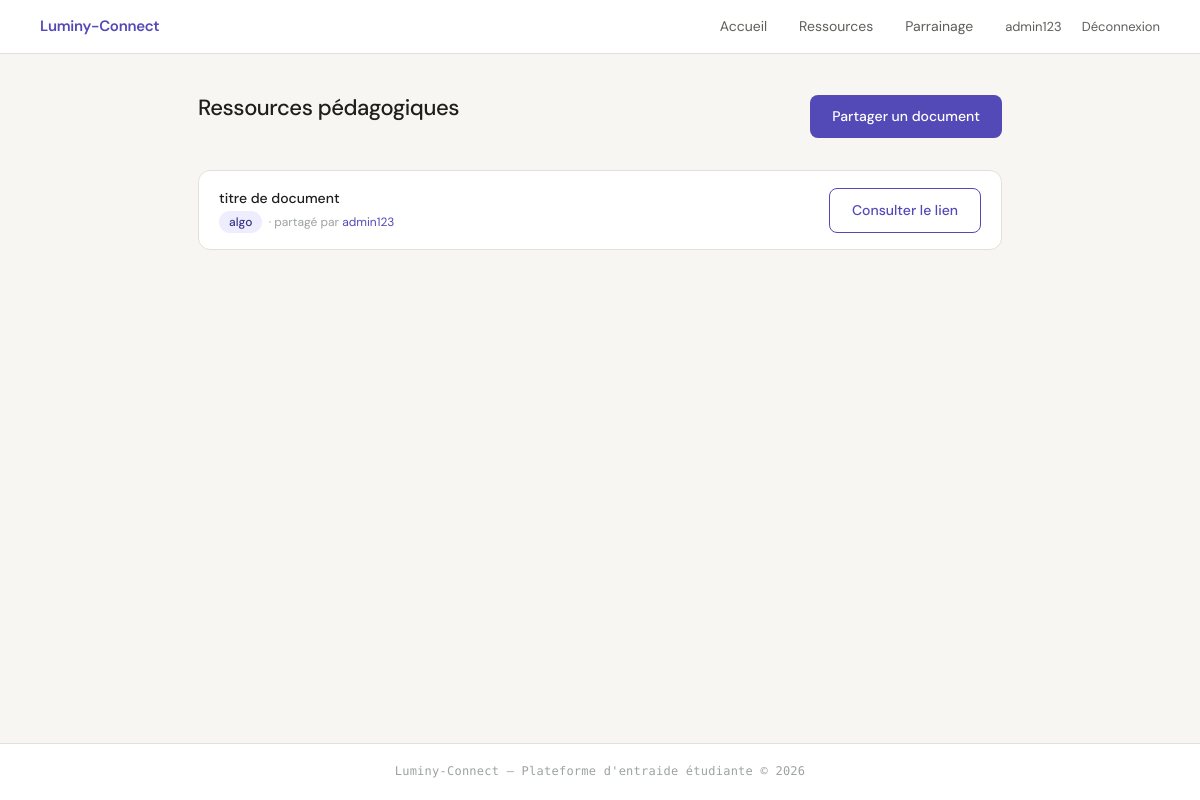
The app's page /ressources (signed in), older data.
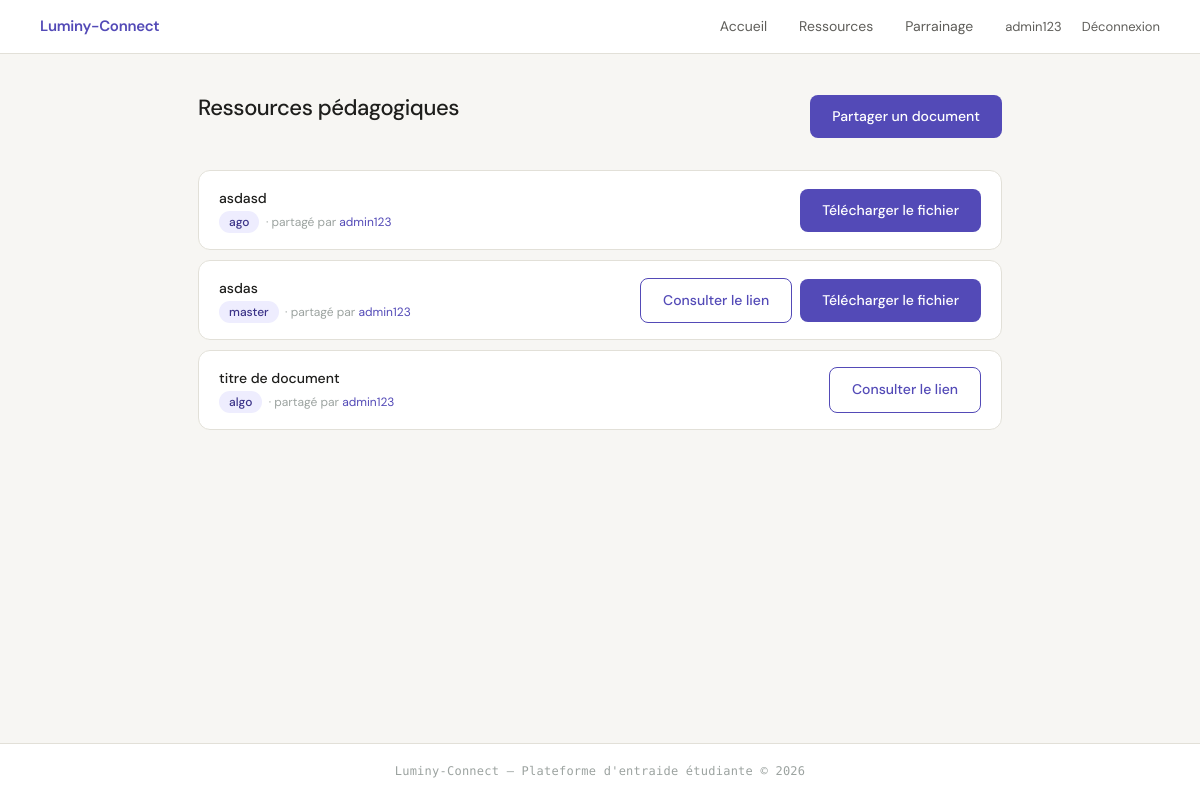
The same page, newer data.
### tables this page shows
CREATE TABLE utilisateur (
            id INTEGER PRIMARY KEY AUTOINCREMENT,
            nom_utilisateur TEXT UNIQUE NOT NULL,
            mot_de_passe TEXT NOT NULL,
            est_parrain INTEGER NOT NULL
        );

CREATE TABLE ressource (
            id INTEGER PRIMARY KEY AUTOINCREMENT,
            auteur_id INTEGER NOT NULL,
            matiere TEXT NOT NULL,
            titre TEXT NOT NULL,
            lien_url TEXT NOT NULL, fichier_stocke TEXT, fichier_nom_original TEXT, fichier_donnees BLOB,
            FOREIGN KEY (auteur_id) REFERENCES utilisateur(id)
        );

### app.py (the view)
@app.route('/ressources')
@login_required
def ressources():
    return render_template('ressources.html', ressources=obtenir_ressources())

### data_model.py (called while the page is built)
def login_required(f):
    @wraps(f)
    def decorated_function(*args, **kwargs):
        if "user_id" not in session:
            return redirect(url_for('connexion'))
        return f(*args, **kwargs)
    return decorated_function

def db_fetch(query, args=(), fetch_all=False, db_name=DBFILENAME):
    with sqlite3.connect(db_name) as conn:
        conn.row_factory = sqlite3.Row
        cur = conn.execute(query, args)
        if fetch_all:
            res = cur.fetchall()
            return [dict(e) for e in res] if res else []
        else:
            res = cur.fetchone()
            return dict(res) if res else None

def obtenir_ressources():
    query = """
        SELECT ressource.id, ressource.matiere, ressource.titre, ressource.lien_url,
               (ressource.fichier_donnees IS NOT NULL) AS has_fichier,
               ressource.auteur_id, utilisateur.nom_utilisateur AS auteur
        FROM ressource
        JOIN utilisateur ON ressource.auteur_id = utilisateur.id
        ORDER BY ressource.id DESC
    """
    return db_fetch(query, fetch_all=True)

### templates/ressources.html
{% include 'en_tete.html' %}
<main>
  <div class="entete-page">
    <h1>Ressources pédagogiques</h1>
    <a href="/ajouter-ressource" class="btn btn-primary">Partager un document</a>
  </div>
  {% for r in ressources %}
  <div class="carte-ressource">
    <div>
      <div class="titre">{{ r.titre }}</div>
      <div class="meta">
        <span class="matiere">{{ r.matiere }}</span>
        &nbsp;· partagé par <a href="/utilisateur/{{ r.auteur_id }}">{{ r.auteur }}</a>
      </div>
    </div>
    <div class="carte-ressource-actions">
      {% if r.lien_url %}
      <a href="{{ r.lien_url }}" target="_blank" rel="noopener noreferrer" class="btn btn-outline">Consulter le lien</a>
      {% endif %}
      {% if r.has_fichier %}
      <a href="{{ url_for('telecharger_ressource', ressource_id=r.id) }}" class="btn btn-primary">Télécharger le fichier</a>
      {% endif %}
    </div>
  </div>
  {% else %}
  <p class="vide">Aucune ressource partagée. Soyez le premier !</p>
  {% endfor %}
</main>
{% include 'pied_de_page.html' %}

### templates/en_tete.html (shortened to what this page needs)
<!DOCTYPE html>
<html lang="fr">
<head>
  <link rel="stylesheet" href="{{ url_for('static', filename='style.css') }}">
</head>
<body>
<nav>
  <a href="/" class="brand">Luminy-Connect</a>
  {% if session.get('user_id') %}
    <a href="/">Accueil</a>
    <a href="/ressources">Ressources</a>
    <a href="/mon-parrainage">Parrainage</a>
    <span class="nav-user">
      <a href="/profil">{{ session.get('nom') }}</a>
      <a href="/deconnexion">Déconnexion</a>
    </span>
  {% else %}
    <span class="nav-user"><a href="/connexion">Connexion</a></span>
  {% endif %}
</nav>

### templates/pied_de_page.html
<footer>
  Luminy-Connect — Plateforme d'entraide étudiante &copy; 2026
</footer>
</body>
</html>

### static/style.css (style rules this page uses)
:root { --violet: #534AB7; --violet-hover: #4540a0; --violet-clair: #EEEDFE; --violet-texte: #3C3489; --teal: #0F6E56; --teal-clair: #E1F5EE; --gris-bg: #f7f6f3; --gris-carte: #f1efe8; --gris-bord: #e2e0d8; --gris-texte: #5F5E5A; --gris-doux: #9ca3a0; --noir: #1e1e1c; --blanc: #ffffff; --rouge-clair: #FCEBEB; --rouge: #A32D2D; --vert-clair: #EAF3DE; --vert: #3B6D11; }
*, *::before, *::after { box-sizing: border-box; margin: 0; padding: 0; }
html { height: 100%; }
body { font-family: 'DM Sans', system-ui, sans-serif; font-size: 15px; line-height: 1.65; color: var(--noir); background: var(--gris-bg); min-height: 100vh; display: flex; flex-direction: column; }
a { color: var(--violet); text-decoration: none; }
h1 { font-size: 22px; font-weight: 500; margin-bottom: 1rem; letter-spacing: -0.02em; }
nav { background: rgba(255,255,255,0.95); backdrop-filter: blur(10px); border-bottom: 0.5px solid var(--gris-bord); padding: 0 40px; height: 54px; display: flex; align-items: center; gap: 32px; position: sticky; top: 0; z-index: 100; }
nav .brand { font-weight: 600; font-size: 15px; color: var(--violet); margin-right: auto; letter-spacing: -0.02em; }
nav > a { font-size: 14px; color: var(--gris-texte); padding: 4px 0; position: relative; transition: color 0.15s; }
nav > a::after { content: ''; position: absolute; bottom: -2px; left: 0; right: 0; height: 1.5px; background: var(--violet); transform: scaleX(0); transition: transform 0.15s; }
nav .nav-user { font-size: 13px; display: flex; align-items: center; gap: 20px; }
nav .nav-user a { font-size: 13px; color: var(--gris-texte); transition: color 0.15s; }
main { width: 100%; max-width: 860px; margin: 0 auto; padding: 36px 28px; flex: 1; }
.entete-page { display: flex; align-items: center; justify-content: space-between; margin-bottom: 28px; }
.matiere { font-size: 12px; font-weight: 500; padding: 3px 10px; border-radius: 20px; background: var(--violet-clair); color: var(--violet-texte); }
button, .btn { padding: 10px 22px; font-size: 14px; font-family: 'DM Sans', inherit; font-weight: 500; border-radius: 8px; cursor: pointer; transition: background 0.15s, opacity 0.15s, transform 0.1s; border: none; text-decoration: none; display: inline-block; }
.btn-primary, button[type="submit"] { background: var(--violet); color: var(--blanc); }
.btn-outline { background: var(--blanc); color: var(--violet); border: 0.5px solid var(--violet); }
.carte-ressource { background: var(--blanc); border: 0.5px solid var(--gris-bord); border-radius: 12px; padding: 16px 20px; margin-bottom: 10px; display: flex; align-items: center; justify-content: space-between; gap: 16px; transition: border-color 0.15s, box-shadow 0.15s; animation: fadeIn 0.2s ease forwards; }
.carte-ressource .titre { font-size: 14px; font-weight: 500; color: var(--noir); }
.carte-ressource .meta { font-size: 12px; color: var(--gris-doux); margin-top: 3px; }
.carte-ressource-actions { display: flex; flex-wrap: wrap; gap: 8px; align-items: center; justify-content: flex-end; flex-shrink: 0; }
footer { border-top: 0.5px solid var(--gris-bord); padding: 18px 40px; font-size: 12px; color: var(--gris-doux); text-align: center; background: var(--blanc); font-family: 'DM Mono', monospace; letter-spacing: 0.02em; margin-top: auto; }

Row changes from the older to the newer data that the page shows:
added ressource: titre "asdasd", matiere "ago", auteur "admin123"
added ressource: titre "asdas", matiere "master", auteur "admin123"
